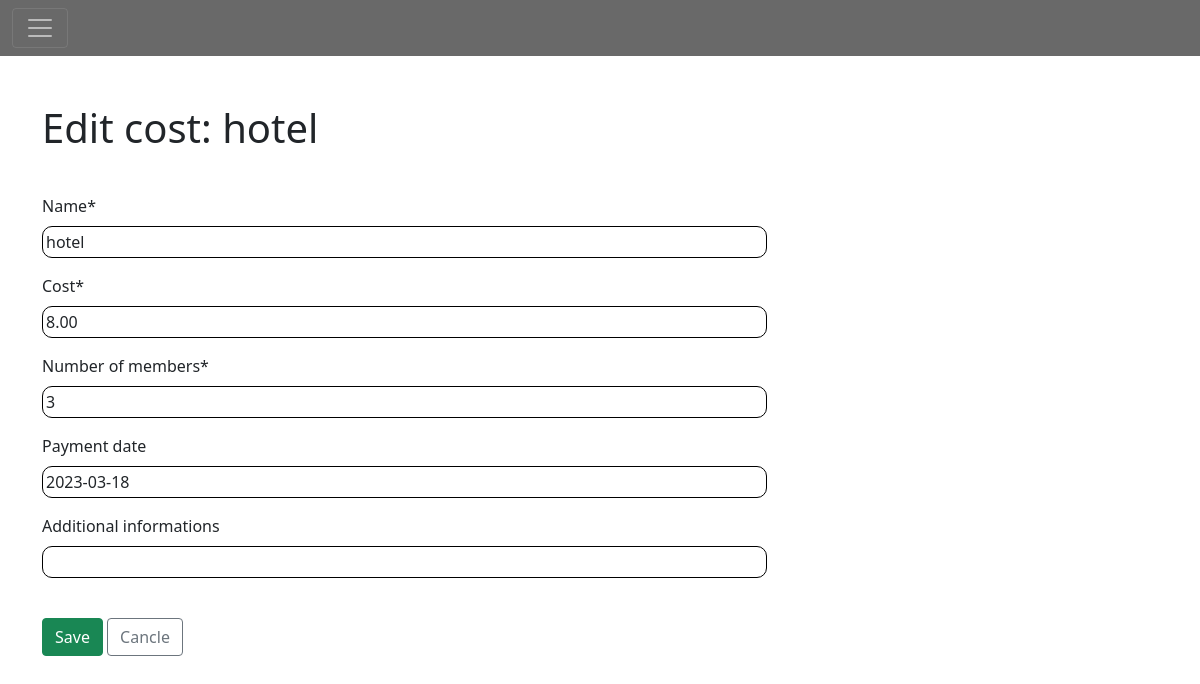
Screenshot of /edit_cost/2 (signed in) with the database file from the repository.
### costsplit/models.py (models this page shows, shortened)
class Cost(models.Model):
    plan_of_cost = models.ForeignKey(
        Plan, on_delete=models.CASCADE, null=True)
    cost_name = models.CharField(max_length=200)
    cost = models.DecimalField(max_digits=50, decimal_places=2)
    number_of_members = models.IntegerField()
    payment_date = models.DateField()
    cost_info = models.CharField(max_length=400, default=None)
    cost_status = models.BooleanField(default=False)
    class Meta:
        verbose_name = 'Cost'
        verbose_name_plural = 'Costs'

### costsplit/views.py (the view)
# urls.py: path('edit_cost/<str:id>', views.edit_cost, name='edit_cost'),
def edit_cost(request, id):
    if request.user.is_authenticated:
        single_cost = Cost.objects.get(id=id)
        single_plan = Plan.objects.get(title=single_cost.plan_of_cost)
        form = CreateNewCost(instance=single_cost)
        if request.method == 'POST':
            form = CreateNewCost(request.POST, instance=single_cost)
            if form.is_valid():
                form.save()
            return HttpResponseRedirect(f'/single_plan/{single_plan.id}')
        else:
            context = {'form': form, 'single_plan': single_plan,
                       'single_cost': single_cost}
            return render(request, 'account/edit_cost.html', context)
    else:
        return HttpResponseRedirect('/login')

### costsplit/forms.py
class CreateNewCost(forms.ModelForm):
    def __init__(self, *args, **kwargs):
        super().__init__(*args, **kwargs)
        self.fields['cost_name'] = forms.CharField(
            label='Name', max_length=200)
        self.fields['cost'] = forms.DecimalField(
            label='Cost', max_digits=50, decimal_places=2, min_value=0.01)
        self.fields['number_of_members'] = forms.IntegerField(
            label='Number of members', min_value=1)
        self.fields['payment_date'] = forms.DateField(label='Payment date',
                                                      required=False, initial=datetime.datetime.now)
        self.fields['cost_info'] = forms.CharField(
            label='Additional informations', required=False)
    class Meta:
        model = Cost
        exclude = ['plan_of_cost', 'cost_status']

### costsplit/models.py (called while the page is built)
    def __str__(self):
        return self.title

### costsplit/templates/account/edit_cost.html (shortened to what this page needs)
{% extends 'base.html' %}
{% load crispy_forms_tags %}
{% block content %}
<h1>Edit cost: {{single_cost.cost_name}}</h1>
<form method="POST" , action="" class="form-group">
    {{ form| crispy }}
    <button type="submit" class="btn btn-success">Save</button>
    <a href="/single_plan/{{single_plan.id}}" class="btn btn-outline-secondary">Cancle</a>
</form>
{% endblock %}

### costsplit/templates/base.html (style rules this page uses)
.form-group div { margin-top: 10px; }
.textinput, .emailinput, .numberinput, .dateinput { padding: 3px; border-radius: 10px; width: 65%; border: 1px solid; border-color: black; }

### rows the page displays
Cost: cost_name "hotel", cost "8.00", number_of_members "3", payment_date "2023-03-18"
